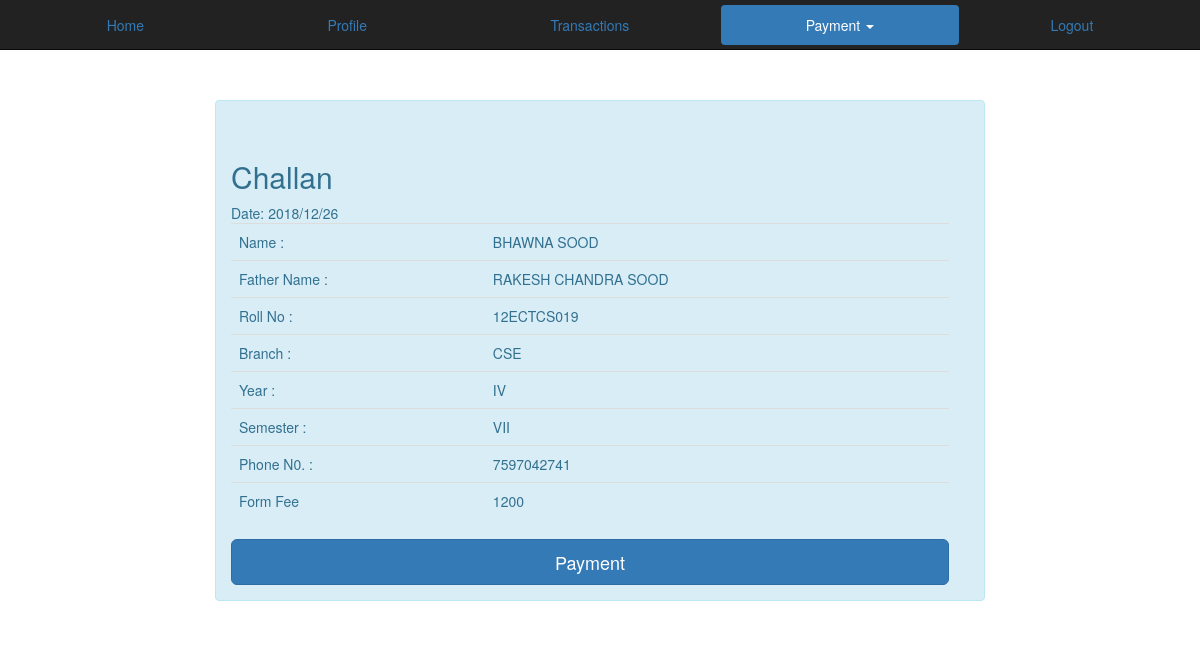
The app's page /gcet/paymainform.php (signed in) with its own data.
### tables this page shows
CREATE TABLE IF NOT EXISTS `records` (
  `name` varchar(20) NOT NULL,
  `lname` varchar(20) NOT NULL,
  `fname` varchar(20) NOT NULL,
  `enr` varchar(12) NOT NULL,
  `batch` int(5) NOT NULL,
  `branch` varchar(5) NOT NULL,
  `year` varchar(5) NOT NULL,
  `sem` varchar(5) NOT NULL,
  `admissionT` varchar(20) NOT NULL,
  `seat` varchar(10) NOT NULL,
  `sex` varchar(10) NOT NULL,
  `age` int(10) NOT NULL,
  `email` varchar(30) NOT NULL,
  `phone` bigint(12) NOT NULL,
  `fphone` bigint(12) NOT NULL,
  `pwd` varchar(40) NOT NULL,
  PRIMARY KEY (`enr`)
);

CREATE TABLE IF NOT EXISTS `mainform` (
  `id` int(11) NOT NULL AUTO_INCREMENT,
  `mainFormFee` int(10) NOT NULL,
  PRIMARY KEY (`id`)
);

### gcet/paymainform.php (the view, shortened to what this page needs)
<!DOCTYPE html>
<html lang="en">
<head>
 <link href="css/bootstrap.min.css" rel="stylesheet">
</head>
<body>
 <nav class="navbar navbar-inverse navbar-fixed-top">
      <div class="container-fluid" style="margin-top:5px;">
          <div class=" hidden-xs">
          <ul class="nav nav-pills nav-justified">
                 <li><a href="home.php">Home</a></li>
                 <li><a href="profile.php">Profile</a></li>
                  <li ><a href="transactions.php">Transactions</a></li>
                  <li  class="active"><a class="dropdown-toggle" data-toggle="dropdown" href="payment.php"role="button" aria-haspopup="true" aria-expanded="false">Payment <span class="caret"></span></a>
                  </li>
                  <li><a href="logout.php">Logout</a></li>
                </ul>
          </div>
      </div>
    </nav>
<div class="container-fluid" style="margin-top:100px;">
	<div class="row">
    	<div class="col-sm-offset-2 col-sm-8">
    <?php
		require_once('db_connect.php');
	$enr = $_SESSION['enr'];
	$result=mysqli_query($conn,"SELECT * FROM `records` WHERE `enr`='$enr' ");
				while($data=mysqli_fetch_assoc($result))
				{ ?>
					<div class="alert alert-info alert-dismissable" style="padding-top:5%;">
                    	<h2>Challan</h2><?php echo "Date: " . date("Y/m/d") ?>
                    	<table class="table">
                        <tr>
                        <td> Name : </td>
                        <td> <?php echo strtoupper($data['name']." ".$data['lname']); ?> </td>
                        </tr>
                         <tr>
                        <td> Father Name : </td>
                        <td> <?php echo strtoupper($data['fname']); ?> </td>
                        </tr>
                         <tr>
                        <td> Roll No : </td>
                        <td> <?php echo strtoupper($data['enr']); ?> </td>
                        </tr>
                         <tr>
                        <td> Branch : </td>
                        <td> <?php echo $data['branch']; ?> </td>
                        </tr>
                         <tr>
                        <td> Year : </td>
                        <td> <?php echo $data['year']; ?> </td>
                        </tr>
                         <tr>
                        <td> Semester : </td>
                        <td> <?php echo $data['sem']; ?> </td>
                        </tr>
                         <tr>
                        <td> Phone N0. : </td>
                        <td> <?php echo $data['phone']; ?> </td>
                        </tr>
                         <?php $formfee=mysqli_query($conn,"SELECT * FROM `mainform`");
                        	if($data1=mysqli_fetch_assoc($formfee))
						              { $amount=$data1['mainFormFee'];           ?>
                        	<tr>
                        <td> Form Fee </td>
                        <td> <?php echo $data1['mainFormFee']; ?> </td>
                        </tr>
                        <?php } ?>
                        </table>
                           <div>
                        	<form action="transactionsSuccess.php" method="post">
                        		<button type="submit" name="payment" class="btn btn-primary btn-lg btn-block">Payment</button>
                        	</form>
                        </div>
                        	<?php
               } ?>
               </div>
		</div>
	</div>
</div>
</body>
</html>

### records on screen
records: name+lname "BHAWNA SOOD", fname "RAKESH CHANDRA SOOD", enr "12ECTCS019", branch "CSE", year "IV", sem "VII", phone "7597042741", mainform.mainFormFee "1200"
